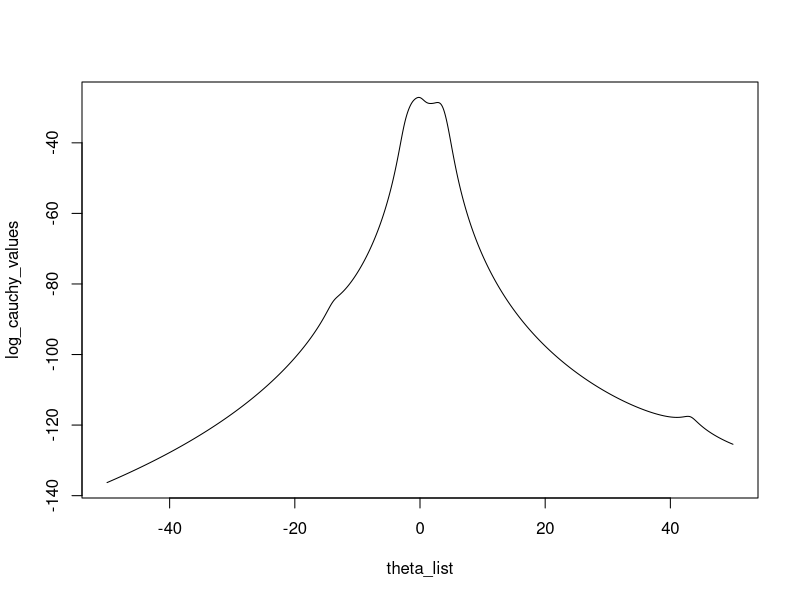
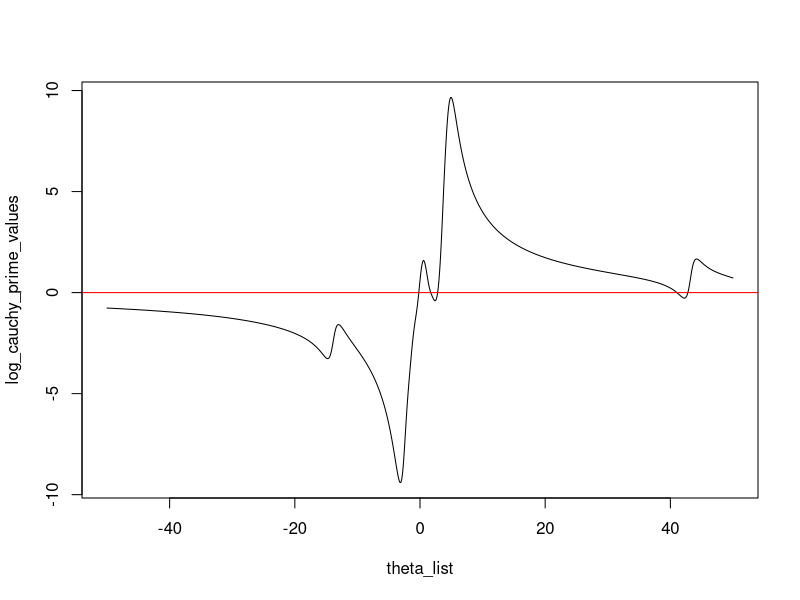

These figures' R source, in order:
#1 taylor expansion 

#Function for taylor expansion of sin(x)
taylor_expansion <- function(n,x){
  p <- (-1)^(n+1)*((x^(2*n-1))/factorial(2*n-1))
  return(p)
}

#Function for summation of expansion
loop_func <- function(n,x){
  sum = 0 
  for(i in 1:n){
    p = taylor_expansion(i,x)
    sum = sum+p
  }
  return(sum)
}

#Trying to consolidate data into data frame

sol <- data.frame("N"=c(10,20,100,10,20,100),"X"=c(pi,5*pi,pi,5*pi,pi,5*pi))

#x = pi (sin(PI)=0)
loop_func(10,pi)
loop_func(20,pi)
loop_func(100,pi)

#x = 5*pi (sin(5*PI)=0)
loop_func(10,5*pi)
loop_func(20,5*pi)
loop_func(100,5*pi)
loop_func(120,5*pi)


####2####
quad <- function(n,b){
  a <- 10^-n
  c <- a
  root_num_right <- sqrt(b^2-(4*a*c))
  print(root_num_right)
  root_num <- -b +root_num_right
  root_den <- 2*a
  return(root_num/root_den)
}

quadTest <- function(n,b){
  a <- 10^-n
  c <- a
  root_num = -4*a*c
  root_den = sqrt(b^2-(4*a*c))+b
  return(root_num/root_den)
}

quadTest(1,1)
quadTest(5,1)
quadTest(10,1)


quad(1,1)
quad(5,1)
quad(10,1)


####3a####
data <- c(1.77, -0.23, 2.76, 3.80, 3.47, 56.75, -1.34, 4.24, -2.44, 3.29,
          3.71, -2.40, 4.53, -0.07, -1.05, -13.87, -2.53, -1.75, 0.27, 43.21)

n <- length(data)

log_cauchy <- function(theta){
  return(n*log(pi)-sum(log(1+(data-theta)^2)))
}

log_cauchy_prime <- function(theta){
return(-sum(2*(data-theta)/(1+(data-theta)^2)))
}

log_cauchy_2prime <- function(theta){
  return(-sum(2*(-1+(data-theta)^2) / (1+(data-theta)^2)^2))
}

cauchy <- function(theta){
  return(c(log_cauchy(theta),
           log_cauchy_prime(theta)))
}

cauchy_primes <-function(theta){
  return(c(log_cauchy_prime(theta),log_cauchy_2prime(theta)))
}

theta_list <- seq(-50,50,.1)
values = sapply(theta_list, cauchy)

log_cauchy_values <- values[1,]
log_cauchy_prime_values <- values[2,]

plot(theta_list,log_cauchy_values, type = "l")
plot(theta_list,log_cauchy_prime_values, type = "l")
abline(h = 0, col = "red")

# Newton's Method function provided by Dr. DeOliveira
newtonraphson <- function(ftn, x0, tol = 1e-9, max.iter = 100) {
  ## Newton_Raphson algorithm for solving ftn(x)[1] == 0
  ## It is assumed that ftn is a function of a single variable that returns
  ## the function value and its first derivative as a vector of length 2.
  ## x0 is the initial guess of the root.
  ## The algorithm terminates when the function value is within distance tol of 0,
  ## or the number of iterations exceeds max.iter, whichever happens first
  # initialise
  x <- x0
  fx <- ftn(x)
  iter <-  0
  # continue iterating until stopping conditions are met
  while ((abs(fx[1]) > tol) & (iter < max.iter)) {
    x <- x - fx[1]/fx[2]
    fx <- ftn(x)
    iter<- iter+1
    #cat("At iteration", iter, "value of x is:", x, "\n")
  }
  # output depends on success of algorithm
  if (abs(fx[1]) > tol) {
    #cat("Algorithm failed to converge\n")
    return(NULL)
  } else {
    #cat("Algorithm converged\n")
    return(c(root = x, f.val = fx[1]))
  }
}

mle_values <- roots <- test_values <- c(-11,-1,0,1.5,4,4.7,7,38)

for(i in 0:length(test_values)){
  root = newtonraphson(cauchy_primes,test_values[i])[1]
  roots[i] = root
  mle_values[i] = log_cauchy(root)
}
roots
mle_values
test_values[which.max(mle_values)] ### max value is at -1
